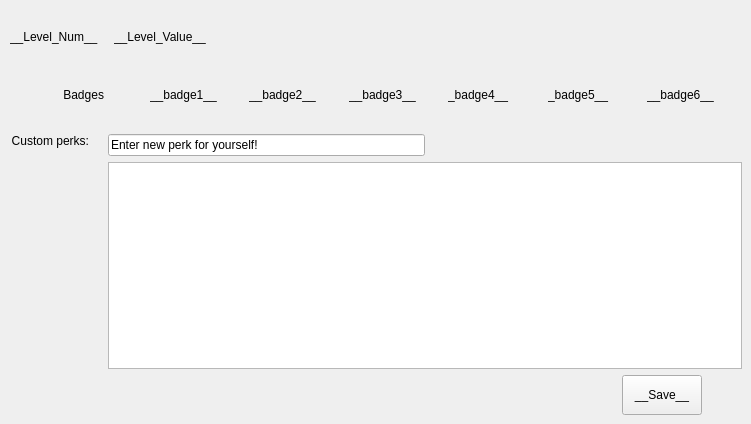
      <widget class="QWidget" name="tab_5">
       <attribute name="title">
        <string>Perks</string>
       </attribute>
       <widget class="QWidget" name="layoutWidget">
        <property name="geometry">
         <rect>
          <x>10</x>
          <y>10</y>
          <width>731</width>
          <height>111</height>
         </rect>
        </property>
        <layout class="QVBoxLayout" name="verticalLayout_11">
         <item>
          <layout class="QHBoxLayout" name="horizontalLayout_20">
           <item>
            <widget class="QLabel" name="level_label">
             <property name="text">
              <string>__Level_Num__</string>
             </property>
            </widget>
           </item>
           <item>
            <spacer name="horizontalSpacer_45">
             <property name="orientation">
              <enum>Qt::Horizontal</enum>
             </property>
             <property name="sizeType">
              <enum>QSizePolicy::Fixed</enum>
             </property>
             <property name="sizeHint" stdset="0">
              <size>
               <width>10</width>
               <height>20</height>
              </size>
             </property>
            </spacer>
           </item>
           <item>
            <widget class="QLabel" name="levelValue_label">
             <property name="text">
              <string>__Level_Value__</string>
             </property>
            </widget>
           </item>
           <item>
            <spacer name="horizontalSpacer_47">
             <property name="orientation">
              <enum>Qt::Horizontal</enum>
             </property>
             <property name="sizeHint" stdset="0">
              <size>
               <width>40</width>
               <height>20</height>
              </size>
             </property>
            </spacer>
           </item>
          </layout>
         </item>
         <item>
          <layout class="QHBoxLayout" name="horizontalLayout_21">
           <item>
            <widget class="QLabel" name="badges_label">
             <property name="text">
              <string>Badges</string>
             </property>
             <property name="alignment">
              <set>Qt::AlignRight|Qt::AlignTrailing|Qt::AlignVCenter</set>
             </property>
            </widget>
           </item>
           <item>
            <spacer name="horizontalSpacer_46">
             <property name="orientation">
              <enum>Qt::Horizontal</enum>
             </property>
             <property name="sizeType">
              <enum>QSizePolicy::Fixed</enum>
             </property>
             <property name="sizeHint" stdset="0">
              <size>
               <width>40</width>
               <height>20</height>
              </size>
             </property>
            </spacer>
           </item>
           <item>
            <widget class="QLabel" name="badge1_label">
             <property name="text">
              <string>__badge1__</string>
             </property>
            </widget>
           </item>
           <item>
            <widget class="QLabel" name="badge2_label">
             <property name="text">
              <string>__badge2__</string>
             </property>
            </widget>
           </item>
           <item>
            <widget class="QLabel" name="badge3_label">
             <property name="text">
              <string>__badge3__</string>
             </property>
            </widget>
           </item>
           <item>
            <widget class="QLabel" name="badge4_label">
             <property name="text">
              <string>_badge4__</string>
             </property>
            </widget>
           </item>
           <item>
            <widget class="QLabel" name="badge5_label">
             <property name="text">
              <string>_badge5__</string>
             </property>
            </widget>
           </item>
           <item>
            <widget class="QLabel" name="badge6_label">
             <property name="text">
              <string>__badge6__</string>
             </property>
            </widget>
           </item>
          </layout>
         </item>
        </layout>
       </widget>
       <widget class="QWidget" name="layoutWidget">
        <property name="geometry">
         <rect>
          <x>11</x>
          <y>134</y>
          <width>731</width>
          <height>281</height>
         </rect>
        </property>
        <layout class="QHBoxLayout" name="horizontalLayout_24">
         <item>
          <widget class="QLabel" name="customPerks_label">
           <property name="text">
            <string>Custom perks:</string>
           </property>
           <property name="alignment">
            <set>Qt::AlignRight|Qt::AlignTop|Qt::AlignTrailing</set>
           </property>
          </widget>
         </item>
         <item>
          <spacer name="horizontalSpacer_49">
           <property name="orientation">
            <enum>Qt::Horizontal</enum>
           </property>
           <property name="sizeType">
            <enum>QSizePolicy::Fixed</enum>
           </property>
           <property name="sizeHint" stdset="0">
            <size>
             <width>13</width>
             <height>20</height>
            </size>
           </property>
          </spacer>
         </item>
         <item>
          <layout class="QVBoxLayout" name="verticalLayout_13">
           <item>
            <layout class="QVBoxLayout" name="verticalLayout_12">
             <item>
              <layout class="QHBoxLayout" name="horizontalLayout_22">
               <item>
                <widget class="QLineEdit" name="newCustomPerk_lineEdit">
                 <property name="text">
                  <string>Enter new perk for yourself!</string>
                 </property>
                </widget>
               </item>
               <item>
                <spacer name="horizontalSpacer_48">
                 <property name="orientation">
                  <enum>Qt::Horizontal</enum>
                 </property>
                 <property name="sizeHint" stdset="0">
                  <size>
                   <width>40</width>
                   <height>20</height>
                  </size>
                 </property>
                </spacer>
               </item>
              </layout>
             </item>
             <item>
              <widget class="QListView" name="customPerks_ListView"/>
             </item>
            </layout>
           </item>
           <item>
            <layout class="QHBoxLayout" name="horizontalLayout_23">
             <item>
              <spacer name="horizontalSpacer_50">
               <property name="orientation">
                <enum>Qt::Horizontal</enum>
               </property>
               <property name="sizeHint" stdset="0">
                <size>
                 <width>40</width>
                 <height>20</height>
                </size>
               </property>
              </spacer>
             </item>
             <item>
              <widget class="QPushButton" name="saveCustomPerk_button">
               <property name="minimumSize">
                <size>
                 <width>0</width>
                 <height>40</height>
                </size>
               </property>
               <property name="text">
                <string>__Save__</string>
               </property>
              </widget>
             </item>
             <item>
              <spacer name="horizontalSpacer_51">
               <property name="orientation">
                <enum>Qt::Horizontal</enum>
               </property>
               <property name="sizeType">
                <enum>QSizePolicy::Fixed</enum>
               </property>
               <property name="sizeHint" stdset="0">
                <size>
                 <width>40</width>
                 <height>20</height>
                </size>
               </property>
              </spacer>
             </item>
            </layout>
           </item>
          </layout>
         </item>
        </layout>
       </widget>
      </widget>
